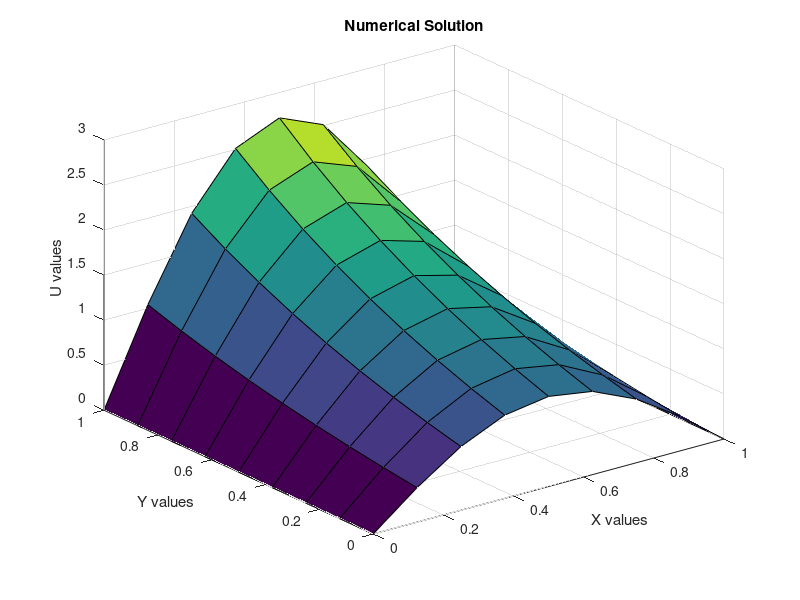
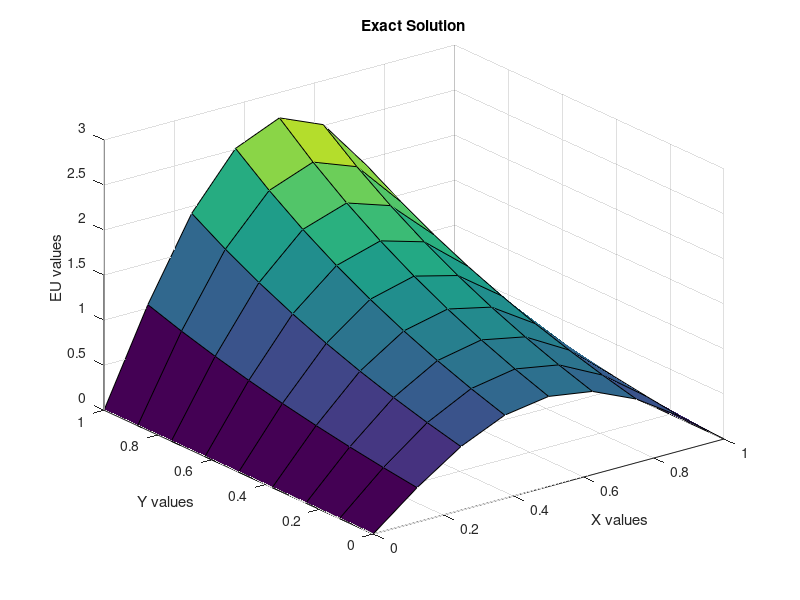

MATLAB code to generate these figures, in order:
%----------------------------------------------------- 
% NAME:- KSHITIJ BAHUKHANDI
% South Asian University 
% ENROLLMENT NUMBER:- SAU\AM(M)\2023\06
% 3rd Sem, Numerics of PDE 
% Lab File 04 
% Numerical solution of 2D Nonlinear Elliptic Equation using o(h^2) method 
% Uxx+Uyy=BETA*U*U+f(x,y), %U(x,y)=exp(x)*sin(pi*y) 
%----------------------------------------------------- 
clear all; 
BETA=10.0; 
LL=7; 
MM=LL; 
H=1.0/(LL+1); 
disp('Numerical Solution of 2D Nonlinear Elliptic Equation'); 
disp('  '); 
fprintf('LL=%4.2f,  BETA=%6.0f\n',LL,BETA); 
disp('  '); 
% Formation of Nodal Points  
for L=1:LL+2 
for M=1:MM+2 
X(L)=(L-1)*H; 
Y(M)=(M-1)*H; 
end 
end 
% Exact Solution & RHS function 
for L=1:LL+2 
for M=1:MM+2 
EU(L,M)=exp(X(L))*sin(pi*Y(M)); 
F(L,M)=(1-pi*pi)*EU(L,M)-BETA*EU(L,M)*EU(L,M); 
end 
end 
% Boundary conditions 
for L=1:LL+2 
for M=1:MM+2 
U(L,1)=EU(L,1); 
U(L,MM+2)=EU(L,MM+2); 
U(1,M)=EU(1,M); 
U(LL+2,M)=EU(LL+2,M); 
end 
end 
% Initial and First Approximations 
for L=2:LL+1 
for M=2:MM+1 
OLDU(L,M)=EU(L,M); 
U(L,M)=OLDU(L,M); 
end 
end 
tic  
  
for KK=1:6000 
     
    %----------------------------------------------------------------------
     
    for M=2:MM+1 
        for L=2:LL+1 
            F0=F(L,M); 
            FF=H*H*F0; 
            U0=U(L,M); 
            U1=U(L+1,M); 
            U2=U(L-1,M); 
            U3=U(L,M+1); 
            U4=U(L,M-1); 
             
            AA=BETA*H*H*U0*U0+4*U0+FF-U1-U2-U3-U4; 
            DA=2*BETA*H*H*U0+4; 
            U(L,M)=U(L,M)-AA/DA; 
        end 
    end 
     
    % Calculate Errors 
     
    MAU=0.0; 
    RMU=0.0; 
    for L=2:LL+1 
        for M=2:MM+1 
            ERU=abs(U(L,M)-EU(L,M)); 
            RMU=RMU+ERU^2; 
            if MAU<=ERU, MAU=ERU; end 
        end 
    end 
     
    RMU=sqrt(RMU/(LL^2)); 
     
    % Print Errors 
    fprintf('KK=%4.0f,  MAU=%10.4e  , RMU=%10.4e\n',KK,MAU,RMU); 
     
     
    % Error Tolerance  
    BIG=0.0; 
    for L=2:LL+1 
        for M=2:MM+1 
            FU=abs(U(L,M)-OLDU(L,M)); 
            if FU>=BIG, BIG=FU; end 
        end 
    end 
     
    if BIG<=10^(-12), break; end 
    for L=2:LL+1 
        for M=2:MM+1 
OLDU(L,M)=U(L,M); 
end 
end 
end 
disp('   '); 
toc 
figure(1); 
surf(X,Y,U); 
xlabel('X values'); 
ylabel('Y values'); 
zlabel('U values'); 
title('Numerical Solution'); 
figure(2); 
surf(X,Y,EU); 
title('Exact Solution'); 
xlabel('X values'); 
ylabel('Y values'); 
zlabel('EU values'); 
